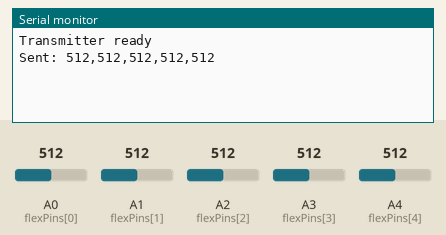
Simulated run of this sketch. Board: Arduino Uno, built with avr-gcc and run on an emulated ATmega328P. Parts: the last lines printed to the serial monitor. The test bench sets the inputs (shaded band); at power-on: A0 (flexPins[0]) = 512, A1 (flexPins[1]) = 512, A2 (flexPins[2]) = 512, A3 (flexPins[3]) = 512, A4 (flexPins[4]) = 512.

Above: at 1.2 s.
1.3 s: A0 (flexPins[0]) set to 710
At 2.5 s:
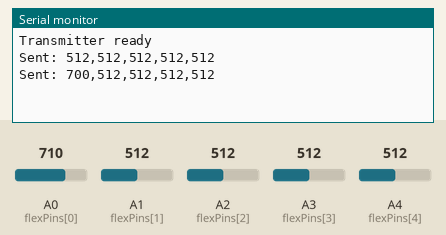
2.8 s: A1 (flexPins[1]) set to 710
At 3.2 s:
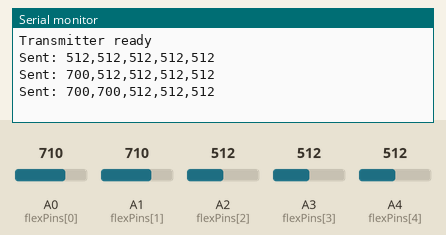
4.3 s: A2 (flexPins[2]) set to 710
At 5.1 s:
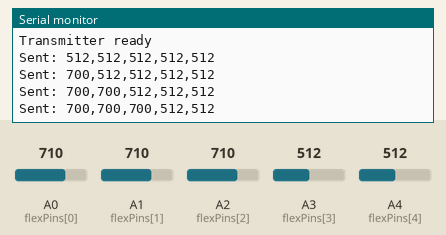
5.8 s: A3 (flexPins[3]) set to 710
At 7.0 s:
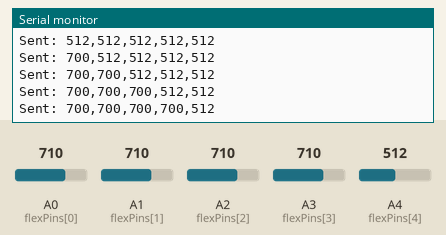
7.3 s: A4 (flexPins[4]) set to 710
At 8.5 s:
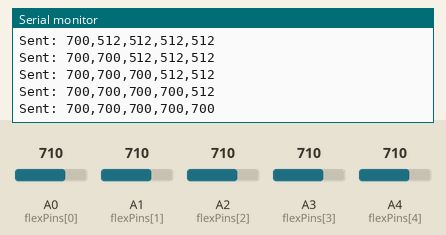
8.8 s: A0 (flexPins[0]) set to 690
At 9.2 s:
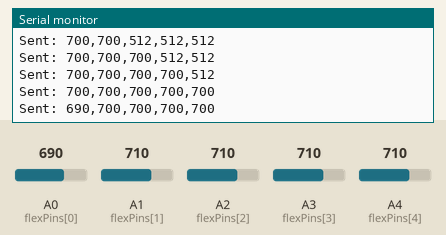
Timing chart, 0 to 11.3 s (numbered marks = the images above; inputs shaded):
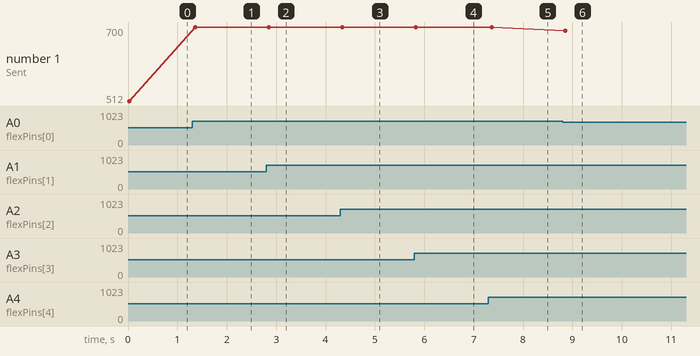

The sketch:

transmitter_flex_hm10.ino
```cpp
// ============================================================
//  TRANSMITTER
//  HM-10 on pins 2 (RX) & 3 (TX)  |  Flex sensors on A0–A4
//  Reads all 5 flex sensors and sends a comma-separated string
//  over BLE every 50 ms, but only if a value changed.
//  Format:  "512,490,323,601,450\n"
// ============================================================

#include <SoftwareSerial.h>

SoftwareSerial BLE(2, 3);   // RX=2, TX=3

const int flexPins[5]   = {A0, A1, A2, A3, A4};
const int SEND_INTERVAL = 50;
const int FLEX_MIN      = 0;
const int FLEX_MAX      = 700;
const int MARGIN_OF_ERROR = 1;

int old_values[5] = {0, 0, 0, 0, 0};  // Fixed: was missing semicolon

void setup() {
  Serial.begin(9600);
  BLE.begin(9600);
  Serial.println("Transmitter ready");
}

void loop() {
  int fingers[5];
  bool changed = false;

  // Read and constrain all sensors
  for (int i = 0; i < 5; i++) {
    fingers[i] = analogRead(flexPins[i]);
    fingers[i] = constrain(fingers[i], FLEX_MIN, FLEX_MAX);

    // Check if any finger value changed beyond margin of error
    if (fingers[i] < old_values[i] - MARGIN_OF_ERROR ||
        fingers[i] > old_values[i] + MARGIN_OF_ERROR) {
      changed = true;
    }
  }

  // Only transmit if at least one value changed
  if (changed) {
    // Build comma-separated string: "512,490,323,601,450"
    String fingerData = "";
    for (int i = 0; i < 5; i++) {
      fingerData += String(fingers[i]);
      if (i < 4) fingerData += ",";
    }

    BLE.println(fingerData);   // Sends string + "\n"

    Serial.print("Sent: ");
    Serial.println(fingerData);

    // Update old values only after a successful send
    for (int i = 0; i < 5; i++) {
      old_values[i] = fingers[i];
    }
  }

  delay(SEND_INTERVAL);
}
```

Measured:
- after the input at 1.3 s, the serial monitor: prints a new line after 0.06 s (image 1)
- after the input at 2.8 s, the serial monitor: prints a new line after 0.05 s (image 2)
- after the input at 4.3 s, the serial monitor: prints a new line at once (image 3)
- after the input at 5.8 s, the serial monitor: prints a new line at once (image 4)
- after the input at 7.3 s, the serial monitor: prints a new line after 0.07 s (image 5)
- after the input at 8.8 s, the serial monitor: prints a new line after 0.06 s (image 6)
- plotted number 1: 512 → 700 after the input at 1.3 s, 700 → 690 after the input at 8.8 s
